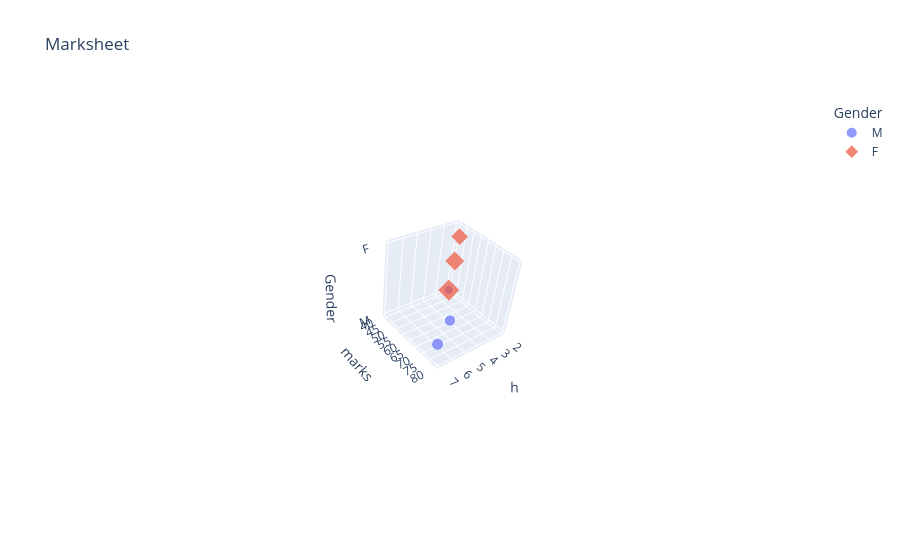

Notebook code for this chart:
### Code cell
fig=px.scatter_3d(df,x="h",y="marks",z="Gender",color="Gender",title="Marksheet",symbol="Gender",size="marks",hover_data=["D","name"],)
fig.show()

### Figure 1 — Plotly figure (JSON) as saved in the notebook; plotly's stock layout.template omitted (floating-point values rounded to 4 significant figures)
{"data": [{"customdata": [["IT", 40], ["IT", 60], ["HR", 70]], "hovertemplate": "Gender=%{z}<br>h=%{x}<br>marks=%{marker.size}<br>D=%{customdata[0]}<br>name=%{customdata[1]}<extra></extra>", "legendgroup": "M", "marker": {"color": "#636efa", "size": [40, 60, 70], "sizemode": "area", "sizeref": 0.2, "symbol": "circle"}, "mode": "markers", "name": "M", "scene": "scene", "showlegend": true, "type": "scatter3d", "x": [2, 4, 6], "y": [40, 60, 70], "z": ["M", "M", "M"]}, {"customdata": [["HR", 50], ["Finance", 65], ["Finance", 80]], "hovertemplate": "Gender=%{z}<br>h=%{x}<br>marks=%{marker.size}<br>D=%{customdata[0]}<br>name=%{customdata[1]}<extra></extra>", "legendgroup": "F", "marker": {"color": "#EF553B", "size": [50, 65, 80], "sizemode": "area", "sizeref": 0.2, "symbol": "diamond"}, "mode": "markers", "name": "F", "scene": "scene", "showlegend": true, "type": "scatter3d", "x": [3, 5, 7], "y": [50, 65, 80], "z": ["F", "F", "F"]}], "layout": {"autosize": true, "legend": {"itemsizing": "constant", "title": {"text": "Gender"}, "tracegroupgap": 0}, "scene": {"aspectmode": "auto", "aspectratio": {"x": 1, "y": 1, "z": 1}, "camera": {"center": {"x": 0, "y": 0, "z": 0}, "eye": {"x": 2.878, "y": 2.878, "z": 2.878}, "projection": {"type": "perspective"}, "up": {"x": -0.3011, "y": -0.5067, "z": 0.8078}}, "domain": {"x": [0, 1], "y": [0, 1]}, "xaxis": {"title": {"text": "h"}, "type": "linear"}, "yaxis": {"title": {"text": "marks"}, "type": "linear"}, "zaxis": {"categoryarray": ["M", "F"], "categoryorder": "array", "title": {"text": "Gender"}, "type": "category"}}, "title": {"text": "Marksheet"}}}
